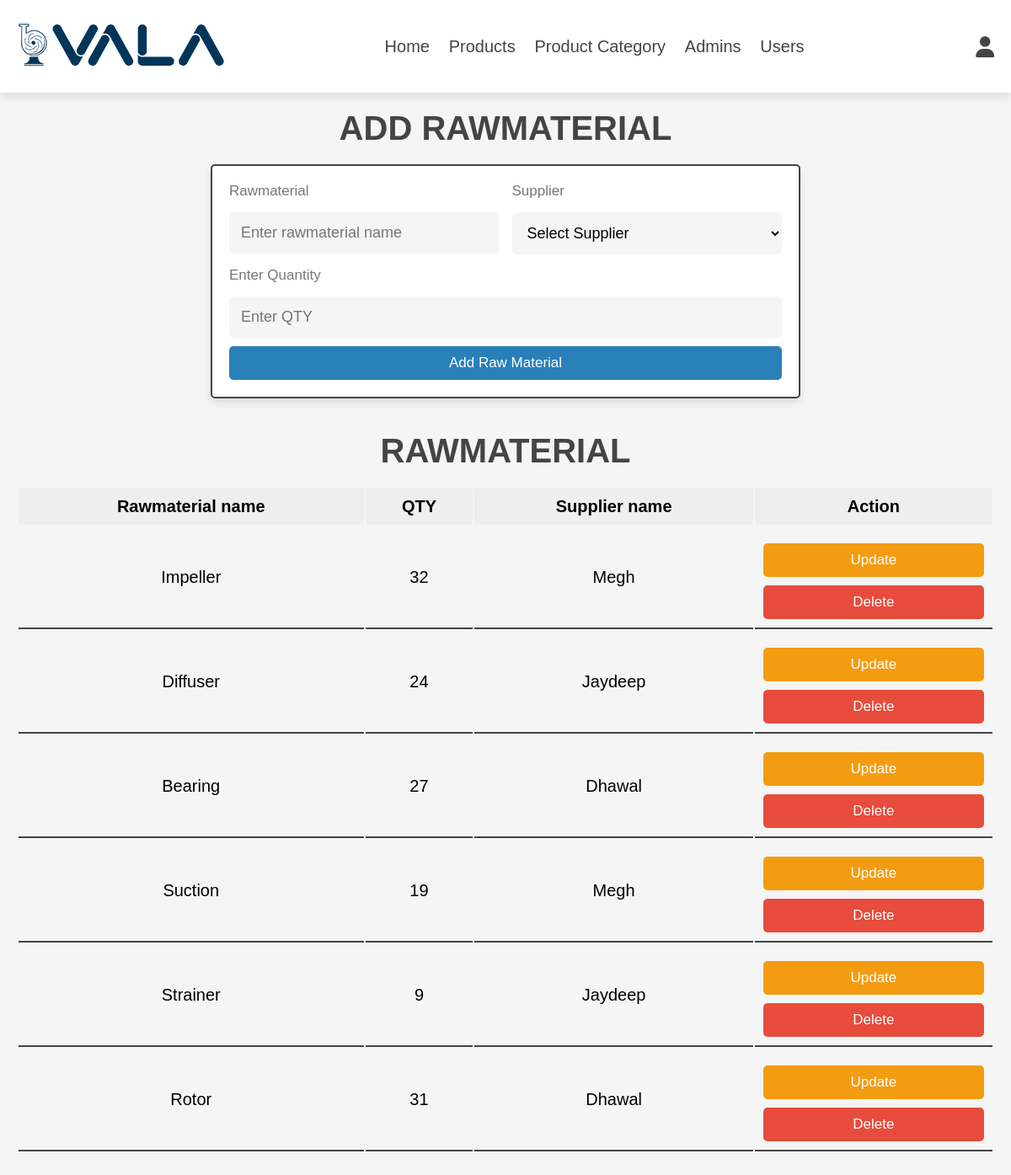
/rawmaterial.php (signed in), run on the app's committed database.
### tables this page shows
CREATE TABLE `rawmaterial_details` (
  `rawmaterial_rawmaterial_id` int(11) NOT NULL,
  `supplier_supplier_id` int(11) NOT NULL,
  `QTY` int(11) NOT NULL
);

CREATE TABLE `rawmaterial` (
  `rawmaterial_id` int(11) NOT NULL,
  `rawmaterial_name` varchar(30) NOT NULL
);

CREATE TABLE `supplier` (
  `supplier_id` int(11) NOT NULL,
  `supplier_name` varchar(30) NOT NULL,
  `contact_no` varchar(11) NOT NULL,
  `email` varchar(30) DEFAULT NULL,
  `address` varchar(100) DEFAULT NULL,
  `GSTIN_no` varchar(15) NOT NULL,
  `area_id` int(11) NOT NULL
);

### rawmaterial.php (the view, shortened to what this page needs)
<?php
include 'admin_header.php';
include 'config.php';
?>
<!DOCTYPE html>
<html lang="en">
<head>
   <link rel="stylesheet" href="https://cdnjs.cloudflare.com/ajax/libs/font-awesome/6.1.1/css/all.min.css">
   <link rel="stylesheet" href="css/admin_style.css">
</head>
<body>
<section class="add-products">
   <h1 class="heading">add rawmaterial</h1>
   <form action="" method="post" enctype="multipart/form-data">
      <div class="flex">
      <div class="inputBox">
            <span>Rawmaterial</span>
            <input type="text" class="box" required maxlength="30" placeholder="Enter rawmaterial name" name="rawmaterial">
         </div>
         <div class="inputBox">
            <span>Supplier</span>
            <select name="supplier_id" id="" class="box" required>
               <option value="">Select Supplier</option>
            </select>
         </div>
         <div class="inputBox">
            <span>Enter Quantity</span>
            <input type="number" class="box" required maxlength="15" placeholder="Enter QTY" name="qty" min="1">
         </div>
      </div>
      <input type="submit" value="add raw material" class="btn" name="add_rawmaterial">
   </form>
</section>
<section class="show-products">
   <h1 class="heading">Rawmaterial</h1>
   <div class="product-display">
<?php
   $select = mysqli_query($conn,"SELECT rd.*,r.*,s.supplier_name AS sname FROM rawmaterial_details rd,rawmaterial r,supplier s WHERE rd.rawmaterial_rawmaterial_id=r.rawmaterial_id AND rd.supplier_supplier_id=s.supplier_id");
?>
   <table class="product-display-table">
      <thead>
         <tr>
            <th>Rawmaterial name</th>
            <th>QTY</th>
            <th>Supplier name</th>
            <th>Action</th>
         </tr>
      </thead>
      <?php
         $num = mysqli_num_rows($select);
         if($num>0){
         while($row = mysqli_fetch_assoc($select)){
      ?>
         <tr>
            <td><?php echo $row['rawmaterial_name']; ?></td>
            <td><?php echo $row['QTY']; ?></td>
            <td><?php echo $row['sname']; ?></td>
            <td>
               <a href="update_rawmaterial.php?update=<?php echo $row['rawmaterial_id']; ?>" class="option-btn">update</a>
               <a href="rawmaterial.php?delete=<?php echo $row['rawmaterial_id'];  ?>" class="delete-btn" onclick="return confirm('Delete this rawmaterial?');">delete</a>
               </td>
               </tr>
      <?php
         }
      }else{
         echo '<p class="empty">no rawmaterial added yet!</p>';
      }
      ?>
         </table>
         </div>
</section>
</body>
</html>

### css/admin_style.css (style rules this page uses)
:root { --main-color:#2980b9; --orange:#f39c12; --red:#e74c3c; --black:#444; --white:#fff; --light-color:#777; --light-bg:#f5f5f5; --border:.2rem solid var(--black); --box-shadow:0 .5rem 1rem rgba(0,0,0,.1); --bg-color:#eee; }
* { font-family: 'Nunito', sans-serif; margin:0; padding:0; box-sizing: border-box; outline: none; border:none; text-decoration: none; }
html { font-size: 62.5%; overflow-x: hidden; }
body { background-color: var(--light-bg); }
section { padding:2rem; max-width: 1200px; margin:0 auto; }
.heading { font-size: 4rem; color:var(--black); margin-bottom: 2rem; text-align: center; text-transform: uppercase; }
.btn, .delete-btn, .option-btn { display: block; width: 100%; margin-top: 1rem; border-radius: .5rem; padding:1rem 3rem; font-size: 1.7rem; text-transform: capitalize; color:var(--white); cursor: pointer; text-align: center; }
.btn { background-color: var(--main-color); }
.option-btn { background-color: var(--orange); }
.delete-btn { background-color: var(--red); }
.add-products form { max-width: 70rem; margin: 0 auto; background-color: var(--white); box-shadow: var(--box-shadow); border:var(--border); border-radius: .5rem; padding:2rem; }
.add-products form .flex { display: flex; gap:1.5rem; flex-wrap: wrap; }
.add-products form .flex .inputBox { flex:1 1 25rem; }
.add-products form span { font-size:1.7rem; color:var(--light-color); }
.add-products form .box { font-size: 1.8rem; background-color: var(--light-bg); border-radius: .5rem; padding:1.4rem; width: 100%; margin-top: 1.5rem; }
.product-display { margin:2rem 0; }
.product-display .product-display-table { width: 100%; text-align: center; }
.product-display .product-display-table thead { background: var(--bg-color); }
.product-display .product-display-table th { padding:1rem; font-size: 2rem; }
.product-display .product-display-table td { padding:1rem; font-size: 2rem; border-bottom: var(--border); }

### data on the page
rawmaterial_details: rawmaterial_rawmaterial.rawmaterial_name "Impeller", QTY "32", supplier_supplier.supplier_name "Megh"
rawmaterial_details: rawmaterial_rawmaterial.rawmaterial_name "Diffuser", QTY "24", supplier_supplier.supplier_name "Jaydeep"
rawmaterial_details: rawmaterial_rawmaterial.rawmaterial_name "Bearing", QTY "27", supplier_supplier.supplier_name "Dhawal"
rawmaterial_details: rawmaterial_rawmaterial.rawmaterial_name "Suction", QTY "19", supplier_supplier.supplier_name "Megh"
rawmaterial_details: rawmaterial_rawmaterial.rawmaterial_name "Strainer", QTY "9", supplier_supplier.supplier_name "Jaydeep"
rawmaterial_details: rawmaterial_rawmaterial.rawmaterial_name "Rotor", QTY "31", supplier_supplier.supplier_name "Dhawal"
